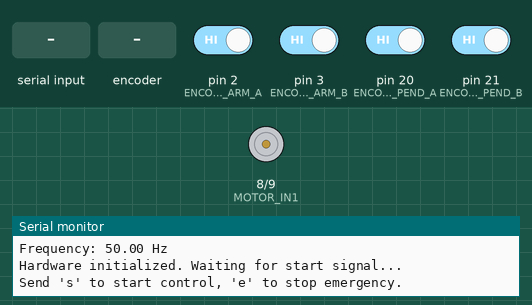
This sketch was run on a simulated Arduino Mega 2560, built with avr-gcc and run on an emulated ATmega2560. Parts: motor-driver pin pairs drawn as motors (green arrow = first pin HIGH = forward, orange = second pin HIGH = backward, longer = more drive, scaled by the enable pin), the last lines printed to the serial monitor. The test bench sets the inputs (shaded band); at power-on: pin 2 (ENCODER_ARM_A), pin 3 (ENCODER_ARM_B), pin 20 (ENCODER_PEND_A), pin 21 (ENCODER_PEND_B) HIGH.

Above: at 1.7 s.
1.8 s: "s" received over Serial
3.3 s: pin 20 (ENCODER_PEND_A) driven LOW
5.1 s: rotary encoder on pin 2 (ENCODER_ARM_A) / pin 3 (ENCODER_ARM_B) turned 1 step (first pin leading)
At 5.35 s:
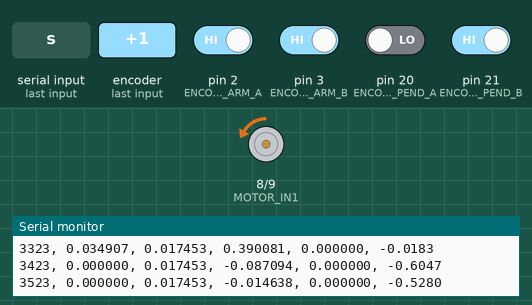
6.9 s: pin 21 (ENCODER_PEND_B) driven LOW
8.6 s: "e" received over Serial
At 9.6 s:
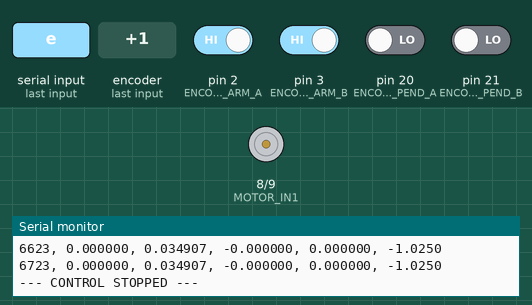
10.1 s: "S" received over Serial
At 11.4 s:
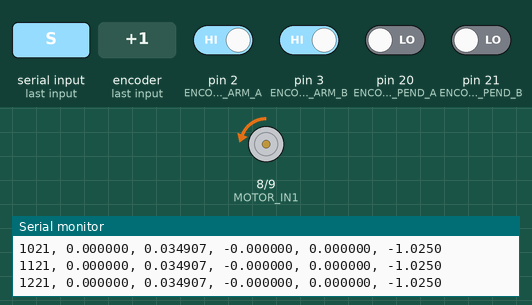
Timing chart, 0 to 12.6 s (numbered marks = the images above; inputs shaded):
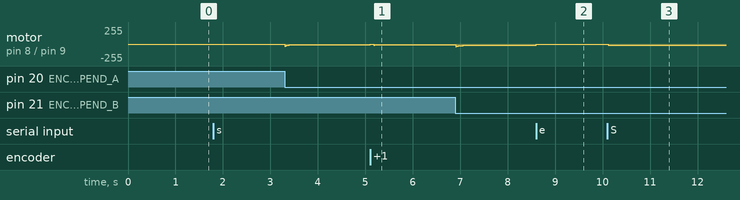

The sketch:

arduino_furuta_controller.ino
```cpp
/*
 * Furuta Pendulum (Rotary Inverted Pendulum) State-Feedback Controller
 * Arduino Mega 2560 + L298P Motor Driver Shield
 *
 * Purpose: Implement state-feedback control u = -K*x to stabilize pendulum at upright
 *
 * Hardware Connections:
 * - Encoder 1 (arm/base angle): Digital pins 2,3 (interrupt)
 * - Encoder 2 (pendulum angle): Digital pins 20,21 (interrupt)
 * - L298N Motor Driver:
 *   - IN1: Pin 8  (direction)
 *   - IN2: Pin 9  (direction)
 *   - ENA: Pin 5  (PWM speed)
 *   - OUT1, OUT2: Motor terminals
 * - Serial: USB for data logging/monitoring
 */

#include <PinChangeInterrupt.h>

// ============================================================================
// HARDWARE CONFIGURATION
// ============================================================================

// Encoder pins (interrupt capable)
const int ENCODER_ARM_A = 2;
const int ENCODER_ARM_B = 3;
const int ENCODER_PEND_A = 20;
const int ENCODER_PEND_B = 21;

// Motor driver pins (L298N)
const int MOTOR_IN1 = 8;
const int MOTOR_IN2 = 9;
const int MOTOR_PWM = 5;  // PWM pin for speed control

// System parameters
const float MOTOR_MAX_VOLTAGE = 12.0;  // V (supply voltage)
const float PWM_MAX = 255.0;            // Max PWM value
const float SUPPLY_VOLTAGE = 12.0;      // Supply voltage for scaling
const float VOLTAGE_TO_PWM = PWM_MAX / SUPPLY_VOLTAGE;  // Conversion factor

// Encoder resolution
const int ENCODER_PPR_ARM = 360;        // Pulses per revolution (adjust based on your encoder)
const int ENCODER_PPR_PEND = 360;
const float COUNTS_TO_RAD_ARM = 2.0 * PI / ENCODER_PPR_ARM;
const float COUNTS_TO_RAD_PEND = 2.0 * PI / ENCODER_PPR_PEND;

// ============================================================================
// STATE-FEEDBACK CONTROL PARAMETERS
// ============================================================================

// State feedback gain matrix K (computed from pole placement)
// u = -K * x where x = [theta, alpha, theta_dot, alpha_dot]
// K = [-2.3241, 29.3636, -1.0588, 3.6805]
const float K[4] = {-2.3241, 29.3636, -1.0588, 3.6805};

// Desired equilibrium point (upright)
const float ALPHA_DESIRED = 0.0;  // radians

// Control sampling rate
const unsigned long CONTROL_PERIOD_MS = 20;  // 50 Hz (20 ms)
unsigned long last_control_time = 0;

// ============================================================================
// STATE VARIABLES
// ============================================================================

// Encoder positions (in counts)
volatile long encoder_arm_count = 0;
volatile long encoder_pend_count = 0;

// Previous encoder counts for velocity estimation
long prev_encoder_arm_count = 0;
long prev_encoder_pend_count = 0;

// System state vector: x = [theta, alpha, theta_dot, alpha_dot]
float state[4] = {0.0, 0.0, 0.0, 0.0};

// Control input
float control_voltage = 0.0;

// Data logging
unsigned long sample_count = 0;
unsigned long last_log_time = 0;
const unsigned long LOG_PERIOD_MS = 100;  // Log every 100 ms

// ============================================================================
// INTERRUPT SERVICE ROUTINES (ISRs)
// ============================================================================

void interrupt_arm_a() {
  // Encoder A interrupt for arm
  if (digitalRead(ENCODER_ARM_B) == HIGH) {
    encoder_arm_count++;
  } else {
    encoder_arm_count--;
  }
}

void interrupt_arm_b() {
  // Encoder B interrupt for arm
  if (digitalRead(ENCODER_ARM_A) == LOW) {
    encoder_arm_count++;
  } else {
    encoder_arm_count--;
  }
}

void interrupt_pend_a() {
  // Encoder A interrupt for pendulum
  if (digitalRead(ENCODER_PEND_B) == HIGH) {
    encoder_pend_count++;
  } else {
    encoder_pend_count--;
  }
}

void interrupt_pend_b() {
  // Encoder B interrupt for pendulum
  if (digitalRead(ENCODER_PEND_A) == LOW) {
    encoder_pend_count++;
  } else {
    encoder_pend_count--;
  }
}

// ============================================================================
// SETUP
// ============================================================================

void setup() {
  // Initialize serial communication
  Serial.begin(115200);
  delay(500);

  Serial.println("====================================");
  Serial.println("Furuta Pendulum State-Feedback Controller");
  Serial.println("====================================");
  Serial.print("Control Period: ");
  Serial.print(CONTROL_PERIOD_MS);
  Serial.println(" ms");
  Serial.print("Frequency: ");
  Serial.print(1000.0 / CONTROL_PERIOD_MS);
  Serial.println(" Hz");
  Serial.println();

  // Configure motor driver pins
  pinMode(MOTOR_IN1, OUTPUT);
  pinMode(MOTOR_IN2, OUTPUT);
  pinMode(MOTOR_PWM, OUTPUT);

  // Stop motor initially
  set_motor_voltage(0.0);

  // Configure encoder pins as inputs
  pinMode(ENCODER_ARM_A, INPUT_PULLUP);
  pinMode(ENCODER_ARM_B, INPUT_PULLUP);
  pinMode(ENCODER_PEND_A, INPUT_PULLUP);
  pinMode(ENCODER_PEND_B, INPUT_PULLUP);

  // Attach interrupts for encoders
  attachInterrupt(digitalPinToInterrupt(ENCODER_ARM_A), interrupt_arm_a, CHANGE);
  attachInterrupt(digitalPinToInterrupt(ENCODER_ARM_B), interrupt_arm_b, CHANGE);
  attachInterrupt(digitalPinToInterrupt(ENCODER_PEND_A), interrupt_pend_a, CHANGE);
  attachInterrupt(digitalPinToInterrupt(ENCODER_PEND_B), interrupt_pend_b, CHANGE);

  Serial.println("Hardware initialized. Waiting for start signal...");
  Serial.println("Send 's' to start control, 'e' to stop emergency.");
  Serial.println();
}

// ============================================================================
// MAIN LOOP
// ============================================================================

void loop() {
  // Check for serial commands
  if (Serial.available() > 0) {
    char cmd = Serial.read();
    if (cmd == 's' || cmd == 'S') {
      Serial.println("Starting control...");
      last_control_time = millis();
      control_loop_active();
    } else if (cmd == 'e' || cmd == 'E') {
      Serial.println("Emergency stop!");
      set_motor_voltage(0.0);
      return;
    }
  }

  delay(100);
}

// ============================================================================
// CONTROL LOOP
// ============================================================================

void control_loop_active() {
  // Active control loop - runs until stopped by user
  unsigned long start_time = millis();

  Serial.println("--- CONTROL ACTIVE ---");
  Serial.println("Time(ms), Theta(rad), Alpha(rad), Theta_dot(rad/s), Alpha_dot(rad/s), Voltage(V)");

  while (true) {
    unsigned long now = millis();

    // Check for stop command
    if (Serial.available() > 0) {
      char cmd = Serial.read();
      if (cmd == 'e' || cmd == 'E') {
        Serial.println("--- CONTROL STOPPED ---");
        set_motor_voltage(0.0);
        break;
      }
    }

    // Run control loop at fixed rate
    if ((now - last_control_time) >= CONTROL_PERIOD_MS) {
      last_control_time = now;

      // Update state from encoders
      update_state();

      // Compute control input: u = -K * x
      compute_control();

      // Apply control with saturation
      apply_control_saturated();

      // Log data at lower rate
      if ((now - last_log_time) >= LOG_PERIOD_MS) {
        last_log_time = now;
        log_data(now - start_time);
        sample_count++;
      }
    }
  }
}

// ============================================================================
// STATE ESTIMATION FROM ENCODERS
// ============================================================================

void update_state() {
  // Disable interrupts to safely read encoder counts
  noInterrupts();
  long arm_count = encoder_arm_count;
  long pend_count = encoder_pend_count;
  interrupts();

  // Convert encoder counts to radians
  float theta = arm_count * COUNTS_TO_RAD_ARM;
  float alpha = pend_count * COUNTS_TO_RAD_PEND;

  // Compute velocities by numerical differentiation
  // Using backward difference: x_dot = (x[n] - x[n-1]) / dt
  static float dt = CONTROL_PERIOD_MS / 1000.0;  // Convert to seconds

  float theta_dot = (theta - state[0]) / dt;
  float alpha_dot = (alpha - state[1]) / dt;

  // Low-pass filter on velocities to reduce noise (optional but recommended)
  const float alpha_filter = 0.3;  // Smoothing factor (0.0-1.0)
  theta_dot = alpha_filter * theta_dot + (1.0 - alpha_filter) * state[2];
  alpha_dot = alpha_filter * alpha_dot + (1.0 - alpha_filter) * state[3];

  // Update state vector
  state[0] = theta;        // Arm angle
  state[1] = alpha;        // Pendulum angle
  state[2] = theta_dot;    // Arm velocity
  state[3] = alpha_dot;    // Pendulum velocity

  // Store for next iteration
  prev_encoder_arm_count = arm_count;
  prev_encoder_pend_count = pend_count;
}

// ============================================================================
// CONTROL COMPUTATION
// ============================================================================

void compute_control() {
  // State-feedback control law: u = -K * x
  // K = [k0, k1, k2, k3]
  // u = -(k0*theta + k1*alpha + k2*theta_dot + k3*alpha_dot)

  control_voltage = 0.0;
  for (int i = 0; i < 4; i++) {
    control_voltage -= K[i] * state[i];
  }
}

// ============================================================================
// MOTOR CONTROL WITH SATURATION
// ============================================================================

void apply_control_saturated() {
  // Saturate voltage to safe limits
  float voltage_sat = constrain(control_voltage, -MOTOR_MAX_VOLTAGE, MOTOR_MAX_VOLTAGE);

  // Convert voltage to PWM value
  float pwm_value = (voltage_sat / SUPPLY_VOLTAGE) * PWM_MAX;
  pwm_value = constrain(pwm_value, -PWM_MAX, PWM_MAX);

  // Set motor direction and speed
  set_motor_voltage(voltage_sat);
}

void set_motor_voltage(float voltage) {
  // Saturate to physical limits
  voltage = constrain(voltage, -MOTOR_MAX_VOLTAGE, MOTOR_MAX_VOLTAGE);

  // Compute PWM duty cycle
  int pwm_value = abs(voltage) * (255.0 / MOTOR_MAX_VOLTAGE);
  pwm_value = constrain(pwm_value, 0, 255);

  // Set direction based on voltage polarity
  if (voltage > 0.5) {
    // Clockwise (or forward direction)
    digitalWrite(MOTOR_IN1, HIGH);
    digitalWrite(MOTOR_IN2, LOW);
    analogWrite(MOTOR_PWM, pwm_value);
  } else if (voltage < -0.5) {
    // Counter-clockwise (or reverse direction)
    digitalWrite(MOTOR_IN1, LOW);
    digitalWrite(MOTOR_IN2, HIGH);
    analogWrite(MOTOR_PWM, pwm_value);
  } else {
    // Stop motor
    digitalWrite(MOTOR_IN1, LOW);
    digitalWrite(MOTOR_IN2, LOW);
    analogWrite(MOTOR_PWM, 0);
  }
}

// ============================================================================
// DATA LOGGING
// ============================================================================

void log_data(unsigned long elapsed_ms) {
  // Print data in CSV format
  Serial.print(elapsed_ms);
  Serial.print(", ");
  Serial.print(state[0], 6);  // theta
  Serial.print(", ");
  Serial.print(state[1], 6);  // alpha
  Serial.print(", ");
  Serial.print(state[2], 6);  // theta_dot
  Serial.print(", ");
  Serial.print(state[3], 6);  // alpha_dot
  Serial.print(", ");
  Serial.println(control_voltage, 4);  // control voltage
}

// ============================================================================
// UTILITY FUNCTIONS
// ============================================================================

void print_state() {
  Serial.println("\n--- Current State ---");
  Serial.print("Arm angle (theta): ");
  Serial.print(state[0], 6);
  Serial.println(" rad");

  Serial.print("Pendulum angle (alpha): ");
  Serial.print(state[1], 6);
  Serial.println(" rad");

  Serial.print("Arm velocity (theta_dot): ");
  Serial.print(state[2], 6);
  Serial.println(" rad/s");

  Serial.print("Pendulum velocity (alpha_dot): ");
  Serial.print(state[3], 6);
  Serial.println(" rad/s");

  Serial.print("Control voltage: ");
  Serial.print(control_voltage, 4);
  Serial.println(" V");
  Serial.println();
}

void print_encoder_raw() {
  Serial.println("\n--- Raw Encoder Counts ---");
  Serial.print("Arm encoder count: ");
  Serial.println(encoder_arm_count);

  Serial.print("Pendulum encoder count: ");
  Serial.println(encoder_pend_count);
  Serial.println();
}
```

Measured:
- after the input at 5.1 s, motor on pin 8 (MOTOR_IN1) / pin 9 (MOTOR_IN2): backward 10/255 → stopped at once, → backward 11/255 0.08 s later, → backward 10/255 0.24 s later
- after the input at 8.6 s, motor on pin 8 (MOTOR_IN1) / pin 9 (MOTOR_IN2): backward 21/255 → stopped at once
- after the input at 10.1 s, motor on pin 8 (MOTOR_IN1) / pin 9 (MOTOR_IN2): stopped → backward 21/255 at once
